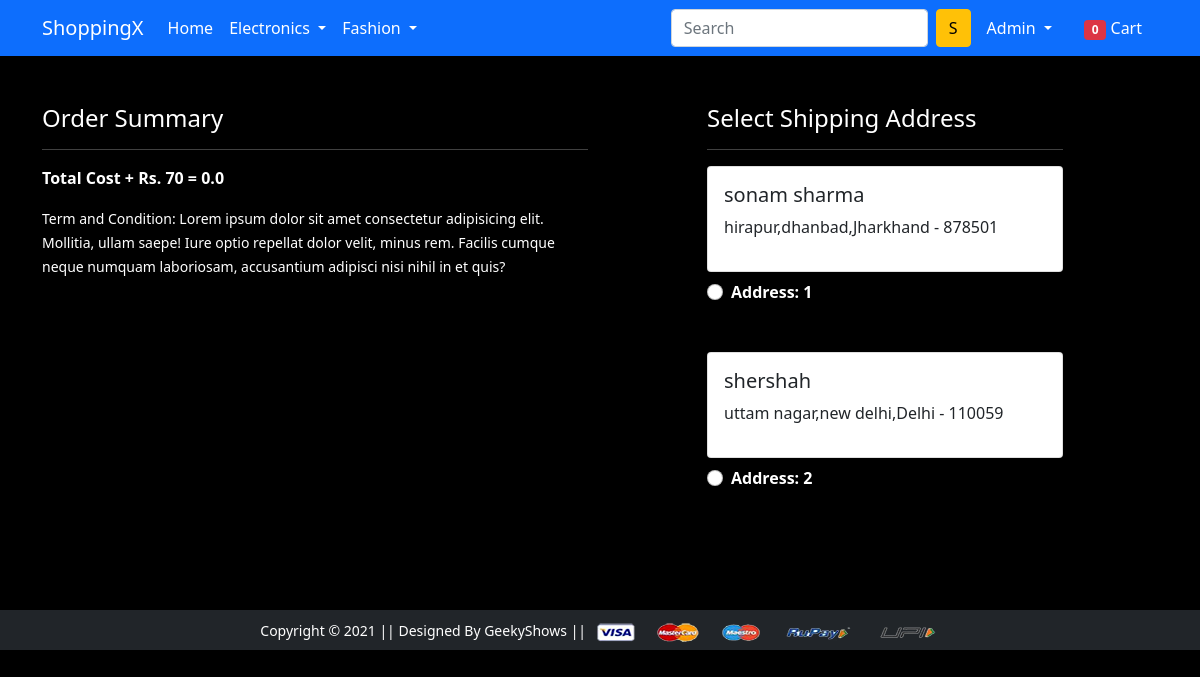
Before: /checkout/ (signed in) with the older database file.
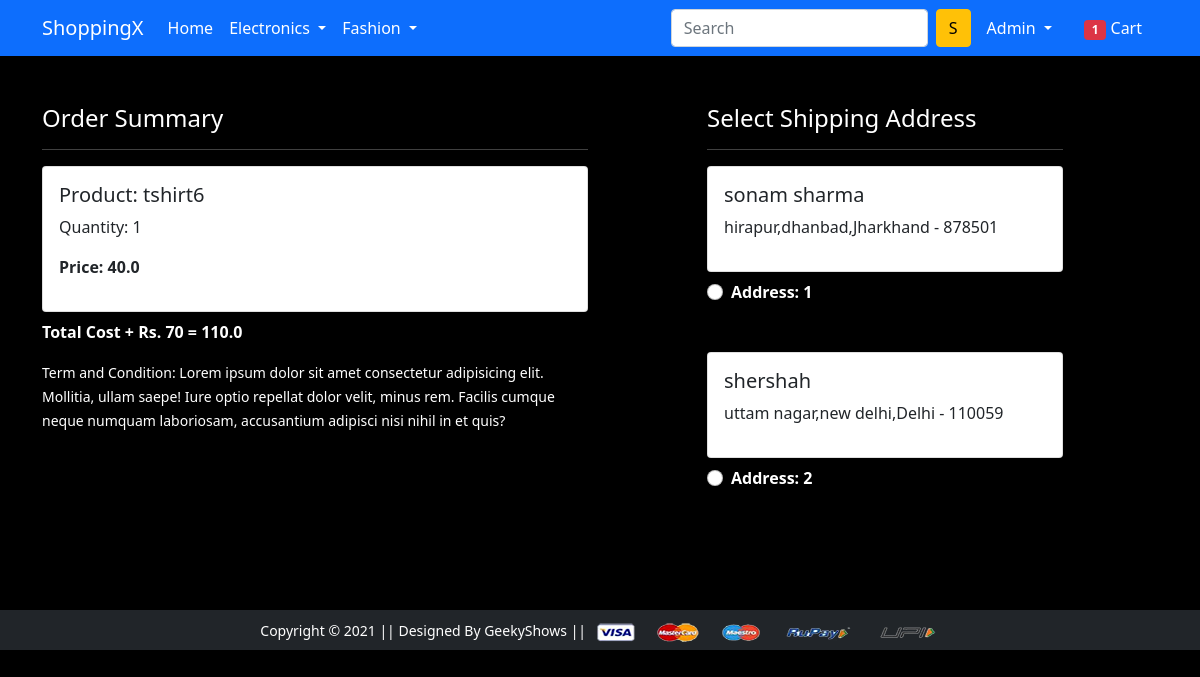
After: the same page with the newer database file.
### app/models.py (models this page shows, shortened)
class Customer(models.Model):
    user = models.ForeignKey(User,on_delete=models.CASCADE)
    name = models.CharField(max_length=200)
    locality = models.CharField(max_length=200)
    city = models.CharField(max_length=50)
    zipcode = models.IntegerField()
    state = models.CharField(choices=STATE_CHOICES,max_length=50)

class  Cart(models.Model):
    user  = models.ForeignKey(User,on_delete=models.CASCADE)
    product = models.ForeignKey(Product,on_delete=models.CASCADE)
    quantity = models.PositiveIntegerField(default=1)
    @property
    def total_cost(self):
        return self.quantity * self.product.discounted_price

class Product(models.Model):
    title = models.CharField(max_length=100)
    selling_price = models.FloatField()
    discounted_price =  models.FloatField()
    description = models.TextField()
    brand = models.CharField(max_length=100)
    category = models.CharField(choices=CATEGORY_CHOICES,max_length=2)
    product_image = models.ImageField(upload_to='productimg')

### app/views.py (the view)
# urls.py: path('checkout/', views.checkout, name='checkout'),
@login_required
def checkout(request):
  totalitem=0
  if request.user.is_authenticated:
    totalitem=len(Cart.objects.filter(user=request.user))
  user = request.user
  add = Customer.objects.filter(user=user)
  cart_items = Cart.objects.filter(user = user)
  amount=0.0
  shipping_amount=70.0
  totalamount=0.0
  cart_product =[p for p in Cart.objects.all() if p.user == request.user]
  if cart_product:
    for p in cart_product:
      tempamount =(p.quantity * p.product.discounted_price)
      amount +=tempamount
    totalamount = amount + shipping_amount
  return render(request,'app/checkout.html',{'add':add,'totalamount':totalamount,"cart_items":cart_items,"totalitem":totalitem})

### app/templates/app/checkout.html (shortened to what this page needs)
{% extends 'app/base.html' %}
{% load static %}
{% block main-content %}
<div class="container">
  <div class="row mt-5">
    <div class="col-sm-6">
      <h4 class="text-white">Order Summary</h4>
      <hr>
      {% for item in cart_items %}
      <div class="card mb-2">
        <div class="card-body">
          <h5 class="text-dark">Product: {{item.product.title}}</h5>
          <p class="text-dark">Quantity: {{item.quantity}}</p>
          <p class="fw-bold text-dark">Price: {{item.total_cost}}</p>
        </div>
      </div>
      {% endfor %}
      <p class="fw-bold">Total Cost + Rs. 70 = {{totalamount}}</p>
      <small class="text-white">Term and Condition: Lorem ipsum dolor sit amet consectetur adipisicing elit. Mollitia,
        ullam saepe! Iure optio repellat dolor velit, minus rem. Facilis cumque neque numquam laboriosam, accusantium
        adipisci nisi nihil in et quis?</small>
    </div>
    <div class="col-sm-4 offset-sm-1">
      <h4 class="text-white">Select Shipping Address</h4>
      <hr>
      <form action="/paymentdone" id="myform">
        {% for ad in add %}
        <div class="card">
          <div class="card-body">
            <h5 class="text-dark">{{ad.name}}</h5>
            <p class="text-dark">{{ad.locality}},{{ad.city}},{{ad.state}} - {{ad.zipcode}}</p>
          </div>
        </div>
        <div class="form-check mt-2 mb-5">
          <input class="form-check-input" type="radio" name="custid" id="custadd{{forloop.counter}}" value="{{ad.id}}">
          <label class="form-check-label fw-bold text-white" for="custadd{{forloop.counter}}">
            Address: {{forloop.counter}}</label>
        </div>
        {% endfor %}
        <br>
      </form>
    </div>
  </div>
</div>
{% endblock main-content %}

### app/templates/app/base.html (shortened to what this page needs)
<!doctype html>
{% load static %}
<html lang="en">
  <head>
    <link href="https://cdn.jsdelivr.net/npm/bootstrap@5.0.0-beta1/dist/css/bootstrap.min.css" rel="stylesheet"
>
    <link rel="stylesheet" href="{% static 'app/css/owl.carousel.min.css' %}">
    <link rel="stylesheet" href="{% static 'app/css/all.min.css' %}">
    <link rel="stylesheet" href="{% static 'app/css/style.css' %}">
  </head>
  <body>
    <nav class="navbar navbar-expand-lg navbar-dark bg-primary">
      <div class="container">
        <a class="navbar-brand" href="/">ShoppingX</a>
        <div class="collapse navbar-collapse" id="navbarSupportedContent">
          <ul class="navbar-nav me-auto mb-2 mb-lg-0">
            <li class="nav-item">
              <a class="nav-link active" aria-current="page" href="/">Home</a>
            </li>
            <li class="nav-item dropdown">
              <a class="nav-link dropdown-toggle text-white" href="#" id="electronicsDropdown" role="button"
                data-bs-toggle="dropdown" aria-expanded="false">
                Electronics
              </a>
            </li>
            <li class="nav-item dropdown">
              <a class="nav-link dropdown-toggle text-white" href="#" id="fashionDropdown" role="button"
                data-bs-toggle="dropdown" aria-expanded="false">
                Fashion
              </a>
            </li>
          </ul>
          <form class="d-flex">
            <input class="form-control me-2" type="search" placeholder="Search" aria-label="Search">
            <button class="btn btn-warning" type="submit">S</button>
          </form>
          <div>
            <ul class="navbar-nav me-auto mb-2 mb-lg-0">
              {% if request.user.is_authenticated %}
              <li class="nav-item dropdown mx-2">
                <a class="nav-link dropdown-toggle text-white" href="#" id="profileDropdown" role="button"
                  data-bs-toggle="dropdown" aria-expanded="false">
                  {{request.user.username | capfirst}}
                </a>
              </li>
              <li class="nav-item mx-2">
                <a href="{% url 'showcart' %}" class="nav-link text-white"><span class="badge bg-danger">{{totalitem}}</span>
                  Cart </a>
              </li>
              {% endif %}
            </ul>
          </div>
        </div>
      </div>
    </nav>
    {% block main-content %} {% endblock main-content %}
    <footer class="container-fluid bg-dark text-center p-2 mt-5">
      <small class="text-white">Copyright &copy; 2021 || Designed By GeekyShows || </small>
      <img src="{% static 'app/images/payment.png' %}" alt="" srcset="" class="img-fluid" height="2px">
    </footer>
  </body>
</html>

Changed rows visible on the page:
added Cart: product "tshirt6", quantity "1", total_cost "40.0"
Other visible differences:
{{ totalitem }}: "0" → "1"
{{ totalamount }}: "0.0" → "110.0"
